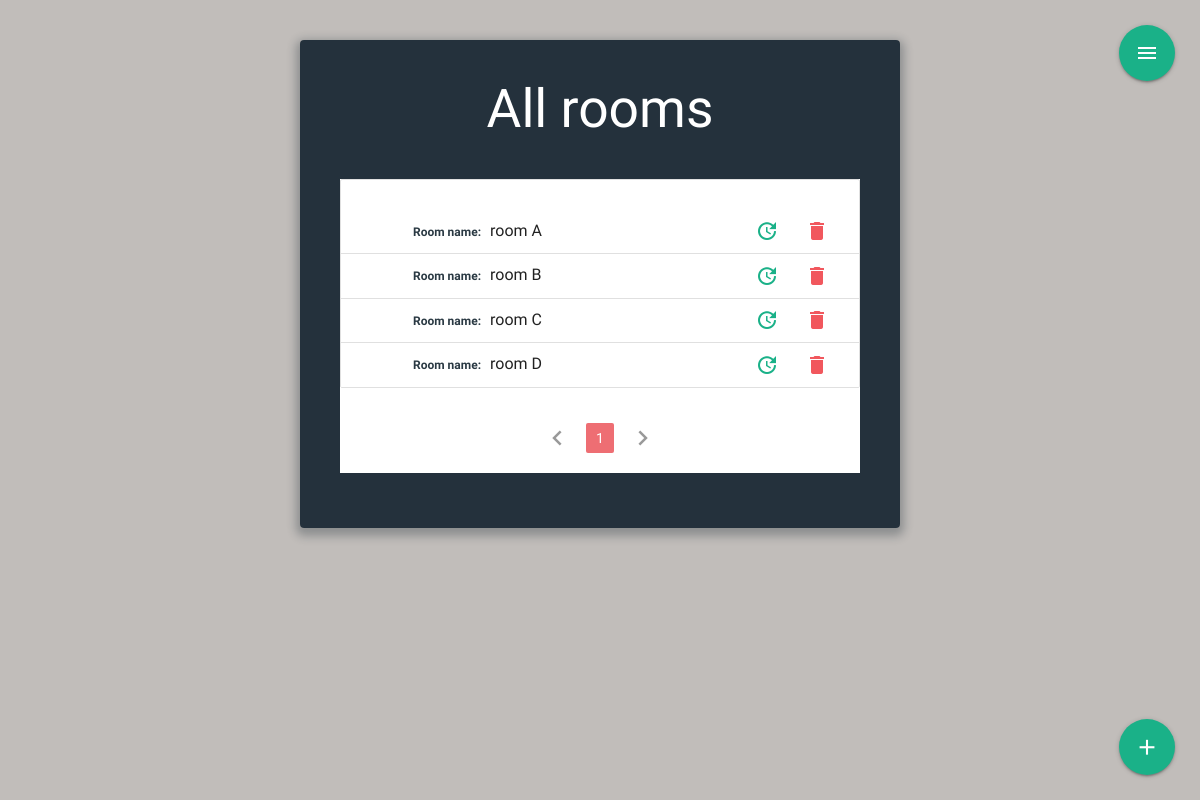
The page /rooms (signed in) on the database as committed earlier.
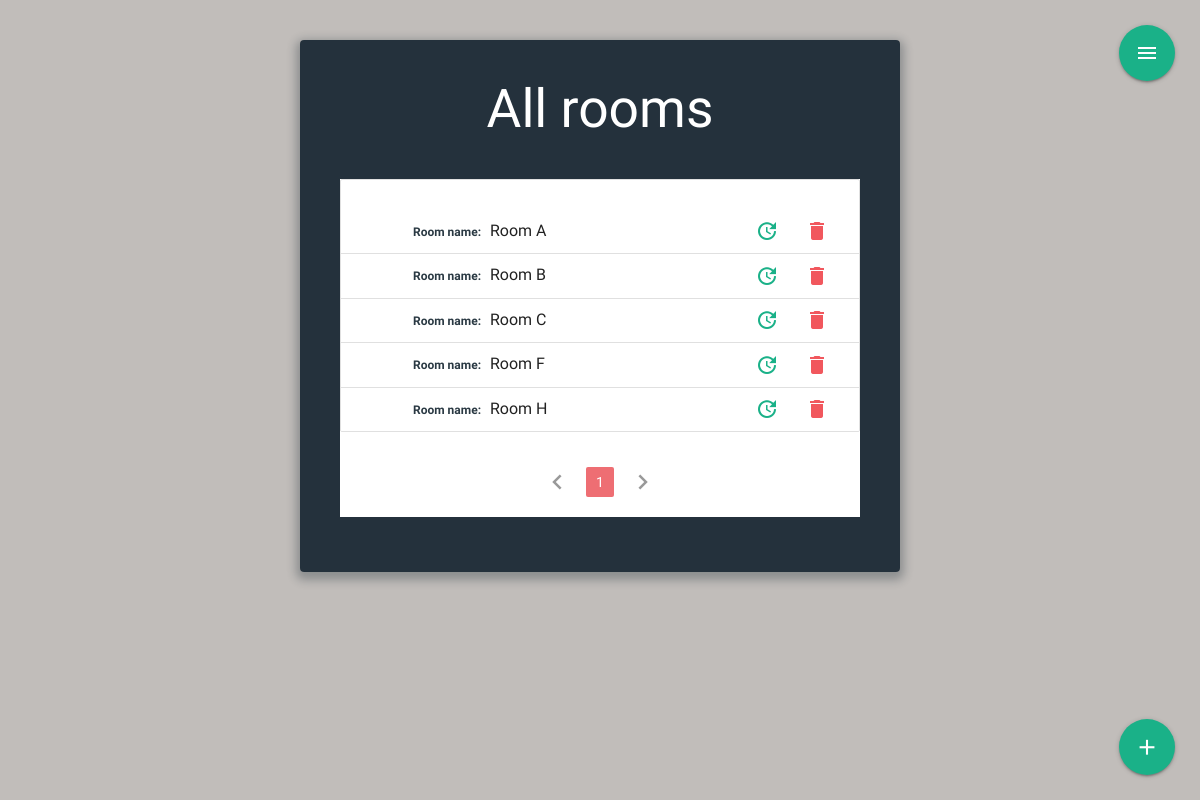
The same page on the database as committed later.
### meeting_app/models.py (models this page shows, shortened)
class Room(db.Model):
  id = db.Column(db.Integer, primary_key=True)
  created_room = db.Column(db.String(100), nullable=False, unique=True)

### meeting_app/meetings/routes.py (the view)
@meetings.route("/rooms", methods=["GET", "POST"])
@login_required
def all_rooms():
  if current_user.usertype == "admin":
    image_file = url_for('static', filename='/img/' + current_user.image_file)
    page=request.args.get('page',1,type=int)
    rooms = Room.query.paginate(page=page,per_page=10)
    return render_template("rooms.html", isIndex=True,rooms=rooms,legend="All rooms",image_file=image_file)
  else:
    abort(403)

### meeting_app/models.py (called while the page is built)
@login_manager.user_loader
def load_user(user_id):
  return User.query.get(int(user_id))

### meeting_app/templates/rooms.html (shortened to what this page needs)
{%extends "layout.html"%}
{% block content %}
<div class="wrap">
    <h2>{{legend}}</h2>
<div id="shedule" class='all_rooms'>
 <ul class="collection">
  {% if rooms.items!=[] %}
  {% for room in rooms.items %}
    <li class="collection-item avatar">
      <span class="title5 collection-title">Room name:</span>
      <span>{{room.created_room}}</span>
      {% if (current_user.usertype=="admin") %}
      <div class="action-buttons-wrapper">
        <a href="{{url_for('meetings.update_room', room_id=room.id)}}" class="secondary-content" title="update"><i class="material-icons">update</i></a>
       <a class="waves-effect waves-light modal-trigger secondary-content" href="#modal" data-id="{{url_for('meetings.delete_room',room_id = room.id)}}">  <i class="material-icons ">delete</i></a>
      </div>
      {%endif %}
    </li>
    {%endfor%}
  </ul>
  <ul class="pagination">
    {% if rooms.has_prev %}
    <li class="arrow"><a  href="{{ url_for('meetings.all_rooms',page=rooms.prev_num)}}"><i class="material-icons">chevron_left</i></a></li>
    {% else %}
    <li class="disabled"><a href="#!"><i class="material-icons">chevron_left</i></a></li>
    {% endif %}
    {% for page_num in rooms.iter_pages(left_edge=1, right_edge=1, left_current=1,right_current=2) %}
      {% if page_num %}
        {% if rooms.page ==page_num %}
          <li class="active"> <a href="{{ url_for('meetings.all_rooms',page=page_num)}}">{{page_num}}</a></li>
        {% else %}
          <li class="waves-effect pag-element"> <a href="{{ url_for('meetings.all_rooms',page=page_num)}}">{{page_num}}</a></li>
        {% endif %}
      {% else %}
        <span>...</span>
      {% endif %}
    {% endfor %}
    {% if rooms.has_next %}
      <li class="arrow"><a href="{{ url_for('meetings.all_rooms',page=rooms.next_num)}}"><i class="material-icons">chevron_right</i></a></li>
    {% else %}
    <li class="disabled"><a href="#!"><i class="material-icons">chevron_right</i></a></li>
    {% endif %}
    {% else %}
    <p class="no-shedules">There are no meeting rooms, please try a letter...</p>
    {% endif %}
  </ul>
</div>
  <div class="fixed-button-wrapper">
    <a class="btn-floating btn-large" href="{{url_for('meetings.room_new')}}" title="Add Meeting Room"><i class="material-icons">add</i></a>
  </div>
</div>
{% endblock %}

### meeting_app/templates/layout.html (shortened to what this page needs)
<!DOCTYPE html>
<html lang="en">
  <head>
    <link rel="stylesheet" href="/static/libs/MaterializeCss_1.0.0/materialize.css">
    <link rel="stylesheet" href="/static/css/style.css">
  </head>
  <body>
{%block nav%}
{% if isIndex %}
      <div class="menu-wrapper">
          <a href="#" data-target="slide-out" class="sidenav-trigger btn-floating btn-large"><i class="material-icons">menu</i></a>
      </div>
    {% endif %}
  {% endblock %}
    {% block content %}    {% endblock %}
  </body>
</html>

### meeting_app/static/css/style.css (style rules this page uses)
*, *:before, *:after { box-sizing: border-box; outline: none; }
html { overflow-y: scroll; }
body { background: #c1bdba; font-family: "Titillium Web", sans-serif; }
a { text-decoration: none; color: #1ab188; transition: 0.5s ease; }
.wrap { background: rgba(19, 35, 47, 0.9); padding: 40px; max-width: 600px; margin: 40px auto; border-radius: 4px; box-shadow: 0 4px 10px 4px rgba(19, 35, 47, 0.3); }
h1, h2 { text-align: center; color: #ffffff; font-weight: 300; margin: 0 0 40px; }
.collection .collection-item { position: relative; padding-right: 70px; }
#shedule { background-color: #fff; }
.fixed-button-wrapper { position: fixed; right: 25px; bottom: 25px; }
.fixed-button-wrapper .btn-floating { background-color: #1ab188; }
.fixed-button-wrapper .btn-floating i { font-size: 1.7rem; }
.menu-wrapper { position: fixed; top: 25px; right:25px; }
.menu-wrapper a { background-color: #1ab188; }
#shedule .collection-title { color: rgba(19, 35, 47, 0.9); font-weight: bold; margin-right: 5px; font-size:12px; }
.collection { font-size: 16px; padding-top: 30px; }
.collection .collection-item.avatar .secondary-content { top: initial; right: 0; }
.collection .collection-item.avatar .secondary-content { color: #1ab188; }
.collection .collection-item.avatar .secondary-content:last-child { top:initial; right: 0; color: rgb(241, 87, 93); bottom: 0; }
.action-buttons-wrapper { position: absolute; top: 50%; right: 20px; height: 90px; width: 20px; transform: translateY(-50%); }
.pagination { text-align: center; padding: 20px 0; }
.pagination li a { font-size: 14px; }
.all_rooms .collection .collection-item.avatar .secondary-content { right: 60px; top: -2px; }
.all_rooms .collection .collection-item.avatar .secondary-content:last-child { right: 10px; }
.all_rooms .action-buttons-wrapper { height: 20px; width: 50px; }
.all_rooms .collection .collection-item.avatar { min-height: auto; }

Rows that differ between the two databases and show on the page:
changed Room: created_room "room A" → "Room A"
changed Room: created_room "room B" → "Room B"
changed Room: created_room "room C" → "Room C"
changed Room: created_room "room D" → "Room F"
added Room: created_room "Room H"
